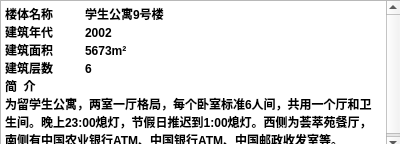
<?xml version="1.0" encoding="UTF-8"?>
<ui version="4.0">
 <class>a29jiuhao</class>
 <widget class="QDialog" name="a29jiuhao">
  <property name="geometry">
   <rect>
    <x>0</x>
    <y>0</y>
    <width>400</width>
    <height>144</height>
   </rect>
  </property>
  <property name="windowTitle">
   <string>Dialog</string>
  </property>
  <widget class="QTextBrowser" name="textBrowser">
   <property name="geometry">
    <rect>
     <x>0</x>
     <y>0</y>
     <width>401</width>
     <height>151</height>
    </rect>
   </property>
   <property name="html">
    <string>&lt;!DOCTYPE HTML PUBLIC &quot;-//W3C//DTD HTML 4.0//EN&quot; &quot;http://www.w3.org/TR/REC-html40/strict.dtd&quot;&gt;
&lt;html&gt;&lt;head&gt;&lt;meta name=&quot;qrichtext&quot; content=&quot;1&quot; /&gt;&lt;style type=&quot;text/css&quot;&gt;
p, li { white-space: pre-wrap; }
&lt;/style&gt;&lt;/head&gt;&lt;body style=&quot; font-family:'SimSun'; font-size:9pt; font-weight:400; font-style:normal;&quot;&gt;
&lt;p style=&quot; margin-top:0px; margin-bottom:0px; margin-left:0px; margin-right:0px; -qt-block-indent:0; text-indent:0px;&quot;&gt;&lt;span style=&quot; font-weight:600;&quot;&gt;楼体名称	学生公寓9号楼	&lt;/span&gt;&lt;/p&gt;
&lt;p style=&quot; margin-top:0px; margin-bottom:0px; margin-left:0px; margin-right:0px; -qt-block-indent:0; text-indent:0px;&quot;&gt;&lt;span style=&quot; font-weight:600;&quot;&gt;建筑年代	2002&lt;/span&gt;&lt;/p&gt;
&lt;p style=&quot; margin-top:0px; margin-bottom:0px; margin-left:0px; margin-right:0px; -qt-block-indent:0; text-indent:0px;&quot;&gt;&lt;span style=&quot; font-weight:600;&quot;&gt;建筑面积	5673m²	&lt;/span&gt;&lt;/p&gt;
&lt;p style=&quot; margin-top:0px; margin-bottom:0px; margin-left:0px; margin-right:0px; -qt-block-indent:0; text-indent:0px;&quot;&gt;&lt;span style=&quot; font-weight:600;&quot;&gt;建筑层数	6&lt;/span&gt;&lt;/p&gt;
&lt;p style=&quot; margin-top:0px; margin-bottom:0px; margin-left:0px; margin-right:0px; -qt-block-indent:0; text-indent:0px;&quot;&gt;&lt;span style=&quot; font-weight:600;&quot;&gt;简  介	&lt;/span&gt;&lt;/p&gt;
&lt;p style=&quot; margin-top:0px; margin-bottom:0px; margin-left:0px; margin-right:0px; -qt-block-indent:0; text-indent:0px;&quot;&gt;&lt;span style=&quot; font-weight:600;&quot;&gt;为留学生公寓，两室一厅格局，每个卧室标准6人间，共用一个厅和卫生间。晚上23:00熄灯，节假日推迟到1:00熄灯。西侧为荟萃苑餐厅，南侧有中国农业银行ATM、中国银行ATM、中国邮政收发室等。&lt;/span&gt;&lt;/p&gt;&lt;/body&gt;&lt;/html&gt;</string>
   </property>
  </widget>
  <widget class="QTextBrowser" name="textBrowser_2">
   <property name="geometry">
    <rect>
     <x>0</x>
     <y>0</y>
     <width>401</width>
     <height>151</height>
    </rect>
   </property>
   <property name="html">
    <string>&lt;!DOCTYPE HTML PUBLIC &quot;-//W3C//DTD HTML 4.0//EN&quot; &quot;http://www.w3.org/TR/REC-html40/strict.dtd&quot;&gt;
&lt;html&gt;&lt;head&gt;&lt;meta name=&quot;qrichtext&quot; content=&quot;1&quot; /&gt;&lt;style type=&quot;text/css&quot;&gt;
p, li { white-space: pre-wrap; }
&lt;/style&gt;&lt;/head&gt;&lt;body style=&quot; font-family:'SimSun'; font-size:9pt; font-weight:400; font-style:normal;&quot;&gt;
&lt;p style=&quot; margin-top:0px; margin-bottom:0px; margin-left:0px; margin-right:0px; -qt-block-indent:0; text-indent:0px;&quot;&gt;&lt;span style=&quot; font-weight:600;&quot;&gt;楼体名称	学生公寓9号楼	&lt;/span&gt;&lt;/p&gt;
&lt;p style=&quot; margin-top:0px; margin-bottom:0px; margin-left:0px; margin-right:0px; -qt-block-indent:0; text-indent:0px;&quot;&gt;&lt;span style=&quot; font-weight:600;&quot;&gt;建筑年代	2002&lt;/span&gt;&lt;/p&gt;
&lt;p style=&quot; margin-top:0px; margin-bottom:0px; margin-left:0px; margin-right:0px; -qt-block-indent:0; text-indent:0px;&quot;&gt;&lt;span style=&quot; font-weight:600;&quot;&gt;建筑面积	5673m²	&lt;/span&gt;&lt;/p&gt;
&lt;p style=&quot; margin-top:0px; margin-bottom:0px; margin-left:0px; margin-right:0px; -qt-block-indent:0; text-indent:0px;&quot;&gt;&lt;span style=&quot; font-weight:600;&quot;&gt;建筑层数	6&lt;/span&gt;&lt;/p&gt;
&lt;p style=&quot; margin-top:0px; margin-bottom:0px; margin-left:0px; margin-right:0px; -qt-block-indent:0; text-indent:0px;&quot;&gt;&lt;span style=&quot; font-weight:600;&quot;&gt;简  介	&lt;/span&gt;&lt;/p&gt;
&lt;p style=&quot; margin-top:0px; margin-bottom:0px; margin-left:0px; margin-right:0px; -qt-block-indent:0; text-indent:0px;&quot;&gt;&lt;span style=&quot; font-weight:600;&quot;&gt;为留学生公寓，两室一厅格局，每个卧室标准6人间，共用一个厅和卫生间。晚上23:00熄灯，节假日推迟到1:00熄灯。西侧为荟萃苑餐厅，南侧有中国农业银行ATM、中国银行ATM、中国邮政收发室等。&lt;/span&gt;&lt;/p&gt;&lt;/body&gt;&lt;/html&gt;</string>
   </property>
  </widget>
  <widget class="QTextBrowser" name="textBrowser_3">
   <property name="geometry">
    <rect>
     <x>0</x>
     <y>0</y>
     <width>401</width>
     <height>151</height>
    </rect>
   </property>
   <property name="html">
    <string>&lt;!DOCTYPE HTML PUBLIC &quot;-//W3C//DTD HTML 4.0//EN&quot; &quot;http://www.w3.org/TR/REC-html40/strict.dtd&quot;&gt;
&lt;html&gt;&lt;head&gt;&lt;meta name=&quot;qrichtext&quot; content=&quot;1&quot; /&gt;&lt;style type=&quot;text/css&quot;&gt;
p, li { white-space: pre-wrap; }
&lt;/style&gt;&lt;/head&gt;&lt;body style=&quot; font-family:'SimSun'; font-size:9pt; font-weight:400; font-style:normal;&quot;&gt;
&lt;p style=&quot; margin-top:0px; margin-bottom:0px; margin-left:0px; margin-right:0px; -qt-block-indent:0; text-indent:0px;&quot;&gt;&lt;span style=&quot; font-weight:600;&quot;&gt;楼体名称	学生公寓9号楼	&lt;/span&gt;&lt;/p&gt;
&lt;p style=&quot; margin-top:0px; margin-bottom:0px; margin-left:0px; margin-right:0px; -qt-block-indent:0; text-indent:0px;&quot;&gt;&lt;span style=&quot; font-weight:600;&quot;&gt;建筑年代	2002&lt;/span&gt;&lt;/p&gt;
&lt;p style=&quot; margin-top:0px; margin-bottom:0px; margin-left:0px; margin-right:0px; -qt-block-indent:0; text-indent:0px;&quot;&gt;&lt;span style=&quot; font-weight:600;&quot;&gt;建筑面积	5673m²	&lt;/span&gt;&lt;/p&gt;
&lt;p style=&quot; margin-top:0px; margin-bottom:0px; margin-left:0px; margin-right:0px; -qt-block-indent:0; text-indent:0px;&quot;&gt;&lt;span style=&quot; font-weight:600;&quot;&gt;建筑层数	6&lt;/span&gt;&lt;/p&gt;
&lt;p style=&quot; margin-top:0px; margin-bottom:0px; margin-left:0px; margin-right:0px; -qt-block-indent:0; text-indent:0px;&quot;&gt;&lt;span style=&quot; font-weight:600;&quot;&gt;简  介	&lt;/span&gt;&lt;/p&gt;
&lt;p style=&quot; margin-top:0px; margin-bottom:0px; margin-left:0px; margin-right:0px; -qt-block-indent:0; text-indent:0px;&quot;&gt;&lt;span style=&quot; font-weight:600;&quot;&gt;为留学生公寓，两室一厅格局，每个卧室标准6人间，共用一个厅和卫生间。晚上23:00熄灯，节假日推迟到1:00熄灯。西侧为荟萃苑餐厅，南侧有中国农业银行ATM、中国银行ATM、中国邮政收发室等。&lt;/span&gt;&lt;/p&gt;&lt;/body&gt;&lt;/html&gt;</string>
   </property>
  </widget>
  <widget class="QTextBrowser" name="textBrowser_4">
   <property name="geometry">
    <rect>
     <x>0</x>
     <y>0</y>
     <width>401</width>
     <height>151</height>
    </rect>
   </property>
   <property name="html">
    <string>&lt;!DOCTYPE HTML PUBLIC &quot;-//W3C//DTD HTML 4.0//EN&quot; &quot;http://www.w3.org/TR/REC-html40/strict.dtd&quot;&gt;
&lt;html&gt;&lt;head&gt;&lt;meta name=&quot;qrichtext&quot; content=&quot;1&quot; /&gt;&lt;style type=&quot;text/css&quot;&gt;
p, li { white-space: pre-wrap; }
&lt;/style&gt;&lt;/head&gt;&lt;body style=&quot; font-family:'SimSun'; font-size:9pt; font-weight:400; font-style:normal;&quot;&gt;
&lt;p style=&quot; margin-top:0px; margin-bottom:0px; margin-left:0px; margin-right:0px; -qt-block-indent:0; text-indent:0px;&quot;&gt;&lt;span style=&quot; font-weight:600;&quot;&gt;楼体名称	学生公寓9号楼	&lt;/span&gt;&lt;/p&gt;
&lt;p style=&quot; margin-top:0px; margin-bottom:0px; margin-left:0px; margin-right:0px; -qt-block-indent:0; text-indent:0px;&quot;&gt;&lt;span style=&quot; font-weight:600;&quot;&gt;建筑年代	2002&lt;/span&gt;&lt;/p&gt;
&lt;p style=&quot; margin-top:0px; margin-bottom:0px; margin-left:0px; margin-right:0px; -qt-block-indent:0; text-indent:0px;&quot;&gt;&lt;span style=&quot; font-weight:600;&quot;&gt;建筑面积	5673m²	&lt;/span&gt;&lt;/p&gt;
&lt;p style=&quot; margin-top:0px; margin-bottom:0px; margin-left:0px; margin-right:0px; -qt-block-indent:0; text-indent:0px;&quot;&gt;&lt;span style=&quot; font-weight:600;&quot;&gt;建筑层数	6&lt;/span&gt;&lt;/p&gt;
&lt;p style=&quot; margin-top:0px; margin-bottom:0px; margin-left:0px; margin-right:0px; -qt-block-indent:0; text-indent:0px;&quot;&gt;&lt;span style=&quot; font-weight:600;&quot;&gt;简  介	&lt;/span&gt;&lt;/p&gt;
&lt;p style=&quot; margin-top:0px; margin-bottom:0px; margin-left:0px; margin-right:0px; -qt-block-indent:0; text-indent:0px;&quot;&gt;&lt;span style=&quot; font-weight:600;&quot;&gt;为留学生公寓，两室一厅格局，每个卧室标准6人间，共用一个厅和卫生间。晚上23:00熄灯，节假日推迟到1:00熄灯。西侧为荟萃苑餐厅，南侧有中国农业银行ATM、中国银行ATM、中国邮政收发室等。&lt;/span&gt;&lt;/p&gt;&lt;/body&gt;&lt;/html&gt;</string>
   </property>
  </widget>
 </widget>
 <resources/>
 <connections/>
</ui>
